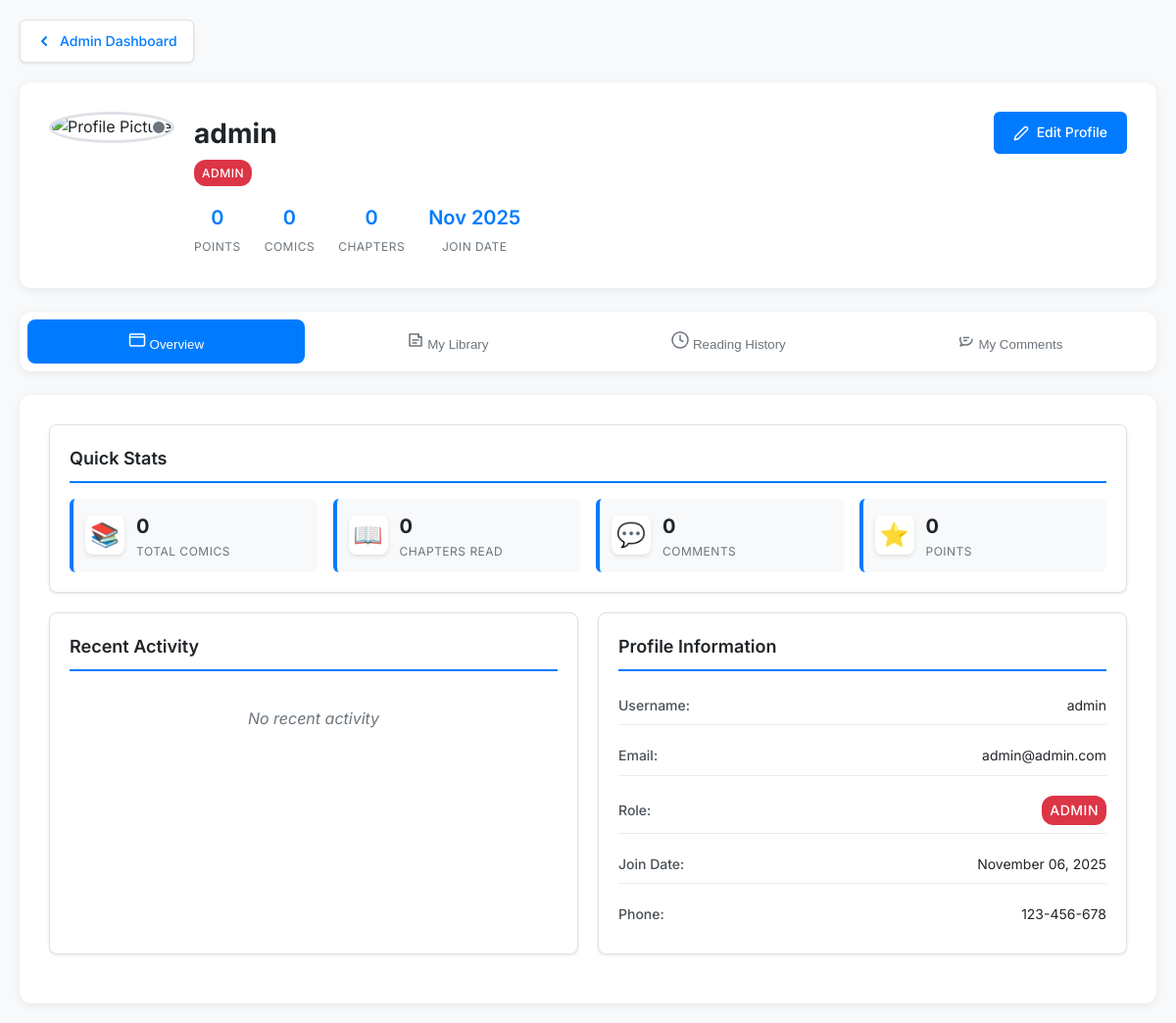
The app's page /profile.php (signed in) with its own data.
### tables this page shows
CREATE TABLE IF NOT EXISTS users(
	user_id INT PRIMARY KEY NOT NULL AUTO_INCREMENT,
	username VARCHAR(512) NOT NULL UNIQUE,
	password VARCHAR(512) NOT NULL,
	email VARCHAR(512) NOT NULL UNIQUE,
	address VARCHAR(512) NULL,
	photo_profile VARCHAR(512) NULL,
	telephone_number VARCHAR(512) NULL UNIQUE,
	point INT NULL,
	role ENUM('writer','reader','admin'),
    status ENUM('LOGIN','LOGOUT','SUSPEND'),
	join_date DATE NULL
);

### koneksi.php (called while the page is built, shortened)
<?php
$host = "localhost";
$username = "Hikari";
$password = "1234";
$database = "ShrineComics";
$koneksi = new mysqli($host, $username, $password, $database);
$koneksi->set_charset("utf8");
function executeQuery($sql, $params = [], $types = "") {
    global $koneksi;
    $stmt = $koneksi->prepare($sql);
    if (!empty($params)) {
        $stmt->bind_param($types, ...$params);
    }
    if ($stmt->execute()) {
        $result = $stmt->get_result();
        if ($result) {
            $data = $result->fetch_all(MYSQLI_ASSOC);
            return ["success" => true, "data" => $data];
        } else {
            $stmt->close();
            return ["success" => true, "affected_rows" => $stmt->affected_rows];
        }
    } else {
        $error = $stmt->error;
        $stmt->close();
        return ["success" => false, "error" => $error];
    }
}
function getSingleRow($sql, $params = [], $types = "") {
    $result = executeQuery($sql, $params, $types);
    if ($result["success"] && !empty($result["data"])) {
        return $result["data"][0];
    }
    return null;
}
?>

### profile.php (the view, shortened to what this page needs)
<?php
require_once 'koneksi.php';
$user_id = $_SESSION['user_id'];
$user_data = getSingleRow("SELECT * FROM users WHERE user_id = ?", [$user_id], "i");
$photo_profile = 'default-avatar.jpg';
$dashboard_url = '';
$dashboard_text = 'Back to Dashboard';
switch ($user_data['role']) {
    case 'admin':
        $dashboard_url = 'dashboard_admin.php';
        $dashboard_text = 'Admin Dashboard';
        break;
}
$library_query = "
    SELECT c.comic_id, c.comic_title, c.comic_banner, c.comic_genre,
           MAX(ul.purchase_date) as last_purchase_date,
           COUNT(DISTINCT ul.chapter_id) as chapters_owned
    FROM user_library ul
    JOIN comic c ON ul.comic_id = c.comic_id
    WHERE ul.user_id = ?
    GROUP BY c.comic_id, c.comic_title, c.comic_banner, c.comic_genre
    ORDER BY last_purchase_date DESC
    LIMIT 6
";
$library_result = executeQuery($library_query, [$user_id], "i");
$comment_query = "
    SELECT c.comment_id, c.comment_sender_text, c.comment_comic_name,
           c.comment_comic_dest, com.comic_banner
    FROM comment c
    JOIN comic com ON c.comment_comic_name = com.comic_title
    WHERE c.comment_sender_name = ?
    ORDER BY c.comment_id DESC
    LIMIT 4
";
$comment_result = executeQuery($comment_query, [$user_data['username']], "s");
$stats_query = "
    SELECT
        COUNT(DISTINCT ul.comic_id) as total_comics,
        COUNT(DISTINCT ul.chapter_id) as total_chapters,
        SUM(t.transaction_point) as total_spent
    FROM user_library ul
    LEFT JOIN transactions t ON ul.user_id = t.transaction_reader
    WHERE ul.user_id = ?
";
$stats_result = executeQuery($stats_query, [$user_id], "i");
$user_stats = $stats_result['success'] && !empty($stats_result['data']) ? $stats_result['data'][0] : null;
?>
<!DOCTYPE html>
<html lang="id">
<head>
    <link rel="stylesheet" href="profile.css">
</head>
<body>
    <div class="profile-container">
        <div class="header-navigation">
            <a href="<?php echo $dashboard_url; ?>" class="back-btn">
                <svg width="16" height="16" viewBox="0 0 16 16" fill="none" xmlns="http://www.w3.org/2000/svg">
                    <path d="M10 12L6 8L10 4" stroke="currentColor" stroke-width="2" stroke-linecap="round" stroke-linejoin="round"/>
                </svg>
                <?php echo $dashboard_text; ?>
            </a>
        </div>
        <header class="profile-header">
            <div class="profile-info">
                <div class="avatar-section">
                    <img src="<?php echo $photo_profile; ?>"
                         alt="Profile Picture" class="avatar"
                         onerror="this.onerror=null; this.src='default-avatar.jpg';">
                    <div class="online-status <?php echo strtolower($user_data['status']); ?>"></div>
                </div>
                <div class="user-details">
                    <h1 class="username"><?php echo htmlspecialchars($user_data['username']); ?></h1>
                    <p class="user-role">
                        <span class="role-badge <?php echo strtolower($user_data['role']); ?>">
                            <?php echo ucfirst($user_data['role']); ?>
                        </span>
                    </p>
                    <div class="user-stats">
                        <div class="stat">
                            <span class="stat-value"><?php echo $user_data['point']; ?></span>
                            <span class="stat-label">Points</span>
                        </div>
                        <div class="stat">
                            <span class="stat-value"><?php echo $user_stats ? $user_stats['total_comics'] : 0; ?></span>
                            <span class="stat-label">Comics</span>
                        </div>
                        <div class="stat">
                            <span class="stat-value"><?php echo $user_stats ? $user_stats['total_chapters'] : 0; ?></span>
                            <span class="stat-label">Chapters</span>
                        </div>
                        <div class="stat">
                            <span class="stat-value"><?php echo date('M Y', strtotime($user_data['join_date'])); ?></span>
                            <span class="stat-label">Join Date</span>
                        </div>
                    </div>
                </div>
            </div>
            <div class="profile-actions">
                <a href="edit_profile.php" class="btn btn-primary">
                    Edit Profile
                </a>
            </div>
        </header>
        <nav class="profile-nav">
            <button class="nav-btn active" data-tab="overview">
                Overview
            </button>
            <button class="nav-btn" data-tab="library">
                My Library
            </button>
            <button class="nav-btn" data-tab="history">
                Reading History
            </button>
            <button class="nav-btn" data-tab="comments">
                My Comments
            </button>
        </nav>
        <main class="tab-content">
            <section id="overview" class="tab-pane active">
                <div class="overview-grid">
                    <div class="stats-card">
                        <h3>Quick Stats</h3>
                        <div class="stats-grid">
                            <div class="stat-item">
                                <span class="stat-icon">📚</span>
                                <div class="stat-info">
                                    <span class="stat-number"><?php echo $user_stats ? $user_stats['total_comics'] : 0; ?></span>
                                    <span class="stat-label">Total Comics</span>
                                </div>
                            </div>
                            <div class="stat-item">
                                <span class="stat-icon">📖</span>
                                <div class="stat-info">
                                    <span class="stat-number"><?php echo $user_stats ? $user_stats['total_chapters'] : 0; ?></span>
                                    <span class="stat-label">Chapters Read</span>
                                </div>
                            </div>
                            <div class="stat-item">
                                <span class="stat-icon">💬</span>
                                <div class="stat-info">
                                    <span class="stat-number"><?php echo $comment_result['success'] ? count($comment_result['data']) : 0; ?></span>
                                    <span class="stat-label">Comments</span>
                                </div>
                            </div>
                            <div class="stat-item">
                                <span class="stat-icon">⭐</span>
                                <div class="stat-info">
                                    <span class="stat-number"><?php echo $user_data['point']; ?></span>
                                    <span class="stat-label">Points</span>
                                </div>
                            </div>
                        </div>
                    </div>
                    <div class="activity-card">
                        <h3>Recent Activity</h3>
                        <div class="activity-list">
                            <?php if ($library_result['success'] && !empty($library_result['data'])): ?>
                                <?php foreach(array_slice($library_result['data'], 0, 3) as $comic): ?>
                                <div class="activity-item">
                                    <div class="activity-icon">📖</div>
                                    <div class="activity-content">
                                        <p>Read <strong><?php echo htmlspecialchars($comic['comic_title']); ?></strong></p>
                                        <span class="activity-time"><?php echo date('M d, Y', strtotime($comic['last_purchase_date'])); ?></span>
                                    </div>
                                </div>
                                <?php endforeach; ?>
                            <?php else: ?>
                                <p class="no-activity">No recent activity</p>
                            <?php endif; ?>
                        </div>
                    </div>
                    <div class="info-card">
                        <h3>Profile Information</h3>
                        <div class="info-list">
                            <div class="info-item">
                                <span class="info-label">Username:</span>
                                <span class="info-value"><?php echo htmlspecialchars($user_data['username']); ?></span>
                            </div>
                            <div class="info-item">
                                <span class="info-label">Email:</span>
                                <span class="info-value"><?php echo htmlspecialchars($user_data['email']); ?></span>
                            </div>
                            <div class="info-item">
                                <span class="info-label">Role:</span>
                                <span class="info-value role-badge <?php echo strtolower($user_data['role']); ?>">
                                    <?php echo ucfirst($user_data['role']); ?>
                                </span>
                            </div>
                            <div class="info-item">
                                <span class="info-label">Join Date:</span>
                                <span class="info-value"><?php echo date('F d, Y', strtotime($user_data['join_date'])); ?></span>
                            </div>
                            <?php if (!empty($user_data['telephone_number'])): ?>
                            <div class="info-item">
                                <span class="info-label">Phone:</span>
                                <span class="info-value"><?php echo htmlspecialchars($user_data['telephone_number']); ?></span>
                            </div>
                            <?php endif; ?>
                        </div>
                    </div>
                </div>
            </section>
        </main>
    </div>
</body>
</html>

### records on screen
users: role "Admin Dashboard", username "admin", role "ADMIN", point "0", join_date "Nov 2025", email "admin@admin.com", join_date "November 06, 2025", telephone_number "123-456-678"

### other values on screen
$user_stats['total_comics'] "0"
$user_stats['total_chapters'] "0"
count($comment_result['data']) "0"
